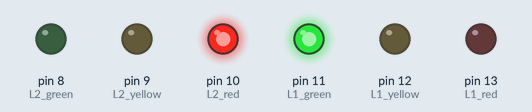
Recording of a sketch running on a simulated Arduino Uno, built with avr-gcc and run on an emulated ATmega328P. Parts: output pins drawn as LEDs (lit = HIGH).

Above: at 2.7 s.
At 7.7 s:
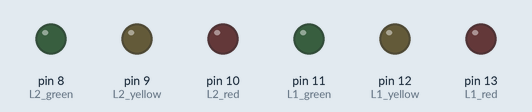
At 13.7 s:
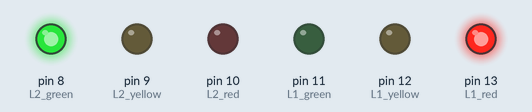
At 21.5 s:
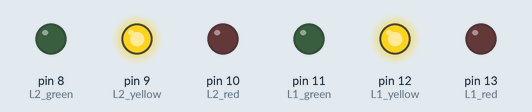
Timing chart, 0 to 28.6 s (numbered marks = the images above):
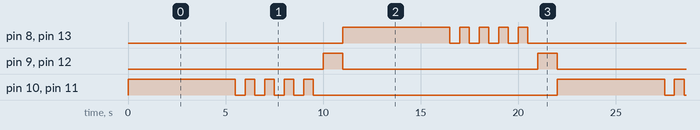

The sketch:

trafficLight.ino
```cpp
int L1_red = 13;
int L1_yellow = 12;
int L1_green = 11;
int L2_red = 10;
int L2_yellow = 9;
int L2_green = 8;

void setup() {
  // put your setup code here, to run once:
  pinMode(L1_red, OUTPUT);
  pinMode(L1_yellow, OUTPUT);
  pinMode(L1_green, OUTPUT);
  pinMode(L2_red, OUTPUT);
  pinMode(L2_yellow, OUTPUT);
  pinMode(L2_green, OUTPUT);
}

void loop() {
  // put your main code here, to run repeatedly:

  int i;
  static int onoff = 0;
  static int offon = 1;

  digitalWrite(L1_yellow, LOW);
  digitalWrite(L2_yellow, LOW);
  //-----------------------------------------------
  // Stage 1
  digitalWrite(L1_red, onoff);
  digitalWrite(L1_green, offon);
  digitalWrite(L2_red, offon);
  digitalWrite(L2_green, onoff);
  delay(5000);

  //-----------------------------------------------
  // Stage 2
  for(i = 0; i < 5; i++)
  {
    digitalWrite(L1_red, (onoff==1)?HIGH:LOW);
    digitalWrite(L1_green, (offon==1)?HIGH:LOW);
    digitalWrite(L2_red, (offon==1)?HIGH:LOW);
    digitalWrite(L2_green, (onoff==1)?HIGH:LOW);
    delay(500);

    digitalWrite(L1_red, LOW);
    digitalWrite(L1_green, LOW);
    digitalWrite(L2_red, LOW);
    digitalWrite(L2_green, LOW);
    delay(500);
  }

  //-----------------------------------------------
  // Stage 3
  digitalWrite(L1_yellow, HIGH);
  digitalWrite(L2_yellow, HIGH);
  digitalWrite(L1_red, LOW);
  digitalWrite(L1_green, LOW);
  digitalWrite(L2_red, LOW);
  digitalWrite(L2_green, LOW);

  delay(1000);
  //-----------------------------------------------
  // switch
  if(onoff == 0)
  {
    onoff = 1;
    offon = 0;
  }
  else
  {
    onoff = 0;
    offon = 1;
  }

}
```

Measured:
- by itself, pin 9 (L2_yellow), pin 12 (L1_yellow): alternates HIGH for 1.0 s and LOW for 10.0 s
- by itself, pin 8 (L2_green), pin 10 (L2_red), pin 11 (L1_green), pin 13 (L1_red): repeats every 22.0 s: 4 × (LOW 0.50 s, HIGH 0.50 s), LOW 12.5 s, HIGH 5.5 s
- by itself, everything shown: repeats every 22.0 s, in 22 steps
